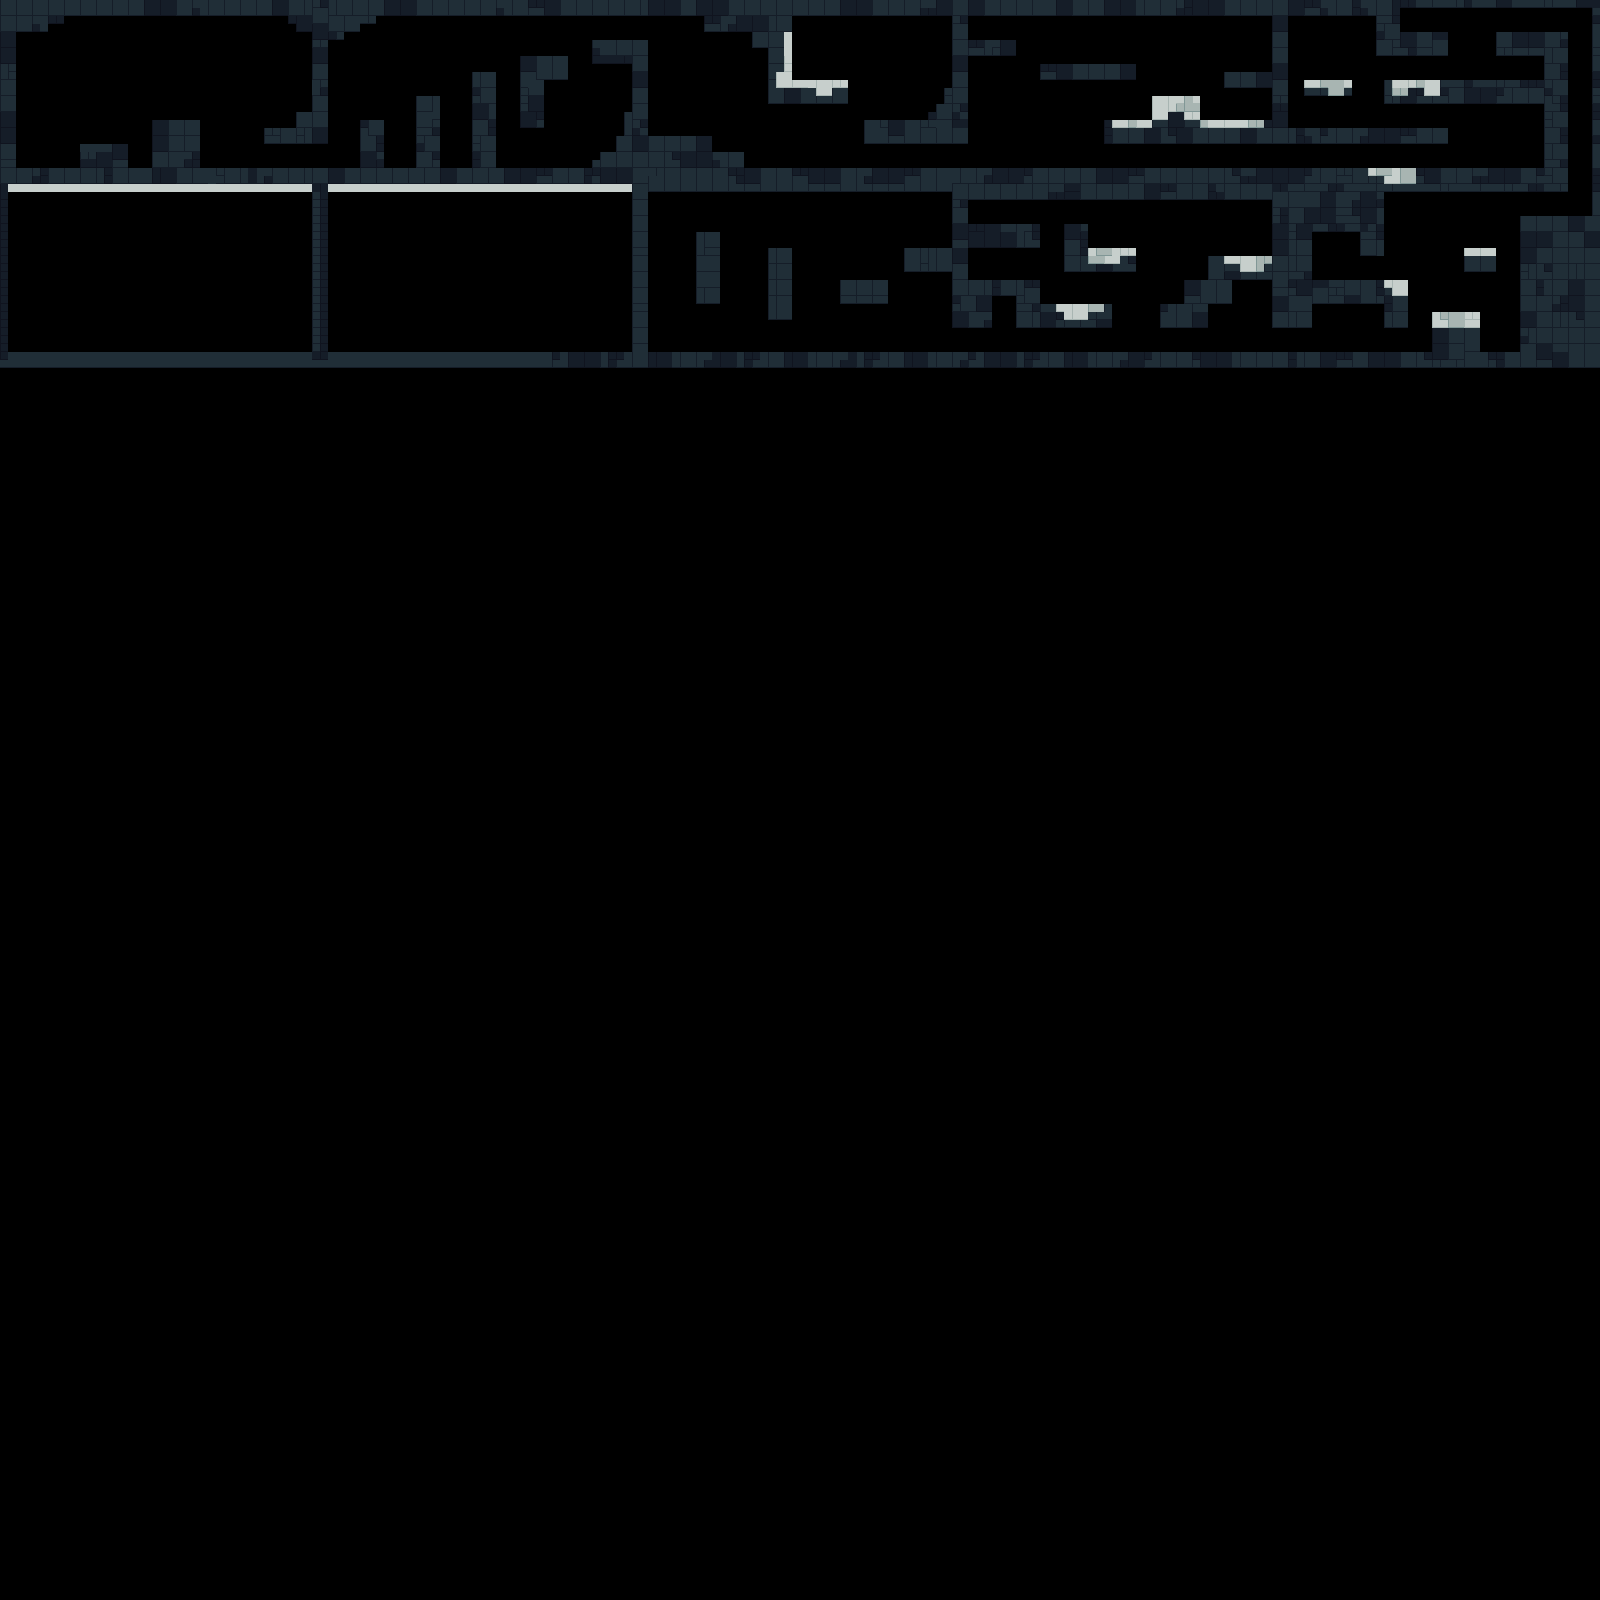

A 2D game scene composited from a Tiled map and its tileset images. What follows is a short description and the map's XML, with each tile layer's data collapsed to a summary:
An orthogonal 200x200 tile map with 8x8 px tiles, 2 tile layers (ground, killArea) and 49 objects.

<map version="1.5" tiledversion="1.6.0" orientation="orthogonal" renderorder="right-down" width="200" height="200" tilewidth="8" tileheight="8" infinite="0" nextlayerid="4" nextobjectid="78">
 <editorsettings>
  <export target="levels.json" format="json" />
 </editorsettings>
 <tileset firstgid="1" name="tilesetNew" tilewidth="8" tileheight="8" tilecount="32" columns="8">
  <image source="tiles.png" width="64" height="32" />
  <tile id="0">
   <properties>
    <property name="collides" type="bool" value="true" />
   </properties>
  </tile>
  <tile id="1">
   <properties>
    <property name="collides" type="bool" value="true" />
   </properties>
  </tile>
  <tile id="2">
   <properties>
    <property name="collides" type="bool" value="true" />
   </properties>
  </tile>
  <tile id="3">
   <properties>
    <property name="collides" type="bool" value="true" />
   </properties>
  </tile>
  <tile id="4">
   <properties>
    <property name="collides" type="bool" value="true" />
   </properties>
  </tile>
  <tile id="5">
   <properties>
    <property name="level" type="int" value="0" />
    <property name="purpleButton" type="int" value="0" />
   </properties>
  </tile>
  <tile id="6">
   <properties>
    <property name="level" type="int" value="0" />
    <property name="redButton" type="int" value="0" />
   </properties>
  </tile>
  <tile id="7">
   <properties>
    <property name="blueButton" type="int" value="0" />
    <property name="level" type="int" value="0" />
   </properties>
  </tile>
  <tile id="8">
   <properties>
    <property name="collides" type="bool" value="true" />
   </properties>
  </tile>
  <tile id="9">
   <properties>
    <property name="collides" type="bool" value="true" />
   </properties>
  </tile>
  <tile id="10">
   <properties>
    <property name="collides" type="bool" value="true" />
   </properties>
  </tile>
  <tile id="11">
   <properties>
    <property name="collides" type="bool" value="true" />
   </properties>
  </tile>
  <tile id="12">
   <properties>
    <property name="collides" type="bool" value="true" />
   </properties>
  </tile>
  <tile id="13">
   <properties>
    <property name="level" type="int" value="0" />
    <property name="purpleDoor" type="int" value="0" />
   </properties>
  </tile>
  <tile id="14">
   <properties>
    <property name="level" type="int" value="0" />
    <property name="redDoor" type="int" value="0" />
    <property name="startOpen" type="bool" value="false" />
   </properties>
  </tile>
  <tile id="15">
   <properties>
    <property name="blueDoor" type="int" value="0" />
    <property name="level" type="int" value="0" />
    <property name="startOpen" type="bool" value="false" />
   </properties>
  </tile>
  <tile id="16">
   <properties>
    <property name="collides" type="bool" value="true" />
    <property name="validSpawn" type="bool" value="true" />
   </properties>
  </tile>
  <tile id="17">
   <properties>
    <property name="collides" type="bool" value="true" />
    <property name="validSpawn" type="bool" value="true" />
   </properties>
  </tile>
  <tile id="18">
   <properties>
    <property name="collides" type="bool" value="true" />
    <property name="validSpawn" type="bool" value="true" />
   </properties>
  </tile>
  <tile id="19">
   <properties>
    <property name="collides" type="bool" value="true" />
    <property name="validSpawn" type="bool" value="true" />
   </properties>
  </tile>
  <tile id="20">
   <properties>
    <property name="collides" type="bool" value="true" />
    <property name="validSpawn" type="bool" value="true" />
   </properties>
  </tile>
  <tile id="21">
   <properties>
    <property name="spawnpoint" type="bool" value="false" />
   </properties>
  </tile>
  <tile id="22">
   <properties>
    <property name="kills" type="bool" value="true" />
   </properties>
  </tile>
  <tile id="23">
   <properties>
    <property name="kills" type="bool" value="true" />
   </properties>
  </tile>
  <tile id="24">
   <properties>
    <property name="collides" type="bool" value="true" />
    <property name="validSpawn" type="bool" value="true" />
   </properties>
  </tile>
  <tile id="25">
   <properties>
    <property name="collides" type="bool" value="true" />
    <property name="validSpawn" type="bool" value="true" />
   </properties>
  </tile>
  <tile id="26">
   <properties>
    <property name="collides" type="bool" value="true" />
    <property name="validSpawn" type="bool" value="true" />
   </properties>
  </tile>
  <tile id="27">
   <properties>
    <property name="collides" type="bool" value="true" />
    <property name="validSpawn" type="bool" value="true" />
   </properties>
  </tile>
  <tile id="28">
   <properties>
    <property name="collides" type="bool" value="true" />
    <property name="validSpawn" type="bool" value="true" />
   </properties>
  </tile>
  <tile id="29">
   <properties>
    <property name="resetPanel" type="bool" value="false" />
   </properties>
  </tile>
  <tile id="30">
   <properties>
    <property name="kills" type="bool" value="true" />
   </properties>
  </tile>
  <tile id="31">
   <properties>
    <property name="kills" type="bool" value="true" />
   </properties>
  </tile>
 </tileset>
 <layer id="1" name="ground" width="200" height="200">
  <data>[40000 cells, 3147 non-empty, 20 distinct tile ids]</data>
 </layer>
 <objectgroup id="2" name="interactables">
  <object id="6" gid="22" x="32" y="152" width="8" height="8">
   <properties>
    <property name="spawnpoint" type="bool" value="true" />
   </properties>
  </object>
  <object id="25" gid="14" x="272" y="152" width="8" height="8">
   <properties>
    <property name="level" type="int" value="1" />
    <property name="purpleDoor" type="int" value="1" />
   </properties>
  </object>
  <object id="26" gid="6" x="272" y="128" width="8" height="8">
   <properties>
    <property name="level" type="int" value="1" />
    <property name="purpleButton" type="int" value="1" />
   </properties>
  </object>
  <object id="27" gid="6" x="536" y="56" width="8" height="8">
   <properties>
    <property name="level" type="int" value="2" />
    <property name="purpleButton" type="int" value="2" />
   </properties>
  </object>
  <object id="28" gid="14" x="600" y="24" width="8" height="8">
   <properties>
    <property name="level" type="int" value="2" />
    <property name="purpleDoor" type="int" value="2" />
   </properties>
  </object>
  <object id="30" gid="7" x="816" y="80" width="8" height="8">
   <properties>
    <property name="level" type="int" value="3" />
    <property name="redButton" type="int" value="1" />
   </properties>
  </object>
  <object id="31" gid="15" x="864" y="152" width="8" height="8">
   <properties>
    <property name="level" type="int" value="3" />
    <property name="redDoor" type="int" value="1" />
    <property name="startOpen" type="bool" value="false" />
   </properties>
  </object>
  <object id="32" gid="14" x="928" y="152" width="8" height="8">
   <properties>
    <property name="level" type="int" value="3" />
    <property name="purpleDoor" type="int" value="3" />
   </properties>
  </object>
  <object id="33" gid="6" x="896" y="168" width="8" height="8">
   <properties>
    <property name="level" type="int" value="3" />
    <property name="purpleButton" type="int" value="3" />
   </properties>
  </object>
  <object id="34" gid="30" x="296" y="152" width="8" height="8">
   <properties>
    <property name="resetPanel" type="bool" value="true" />
   </properties>
  </object>
  <object id="35" gid="30" x="624" y="24" width="8" height="8">
   <properties>
    <property name="resetPanel" type="bool" value="true" />
   </properties>
  </object>
  </objectgroup>
 <layer id="3" name="killArea" width="200" height="200">
  <data>[40000 cells, 0 non-empty, 0 distinct tile ids]</data>
 </layer>
</map>
<!-- 38 of 49 objects omitted -->
